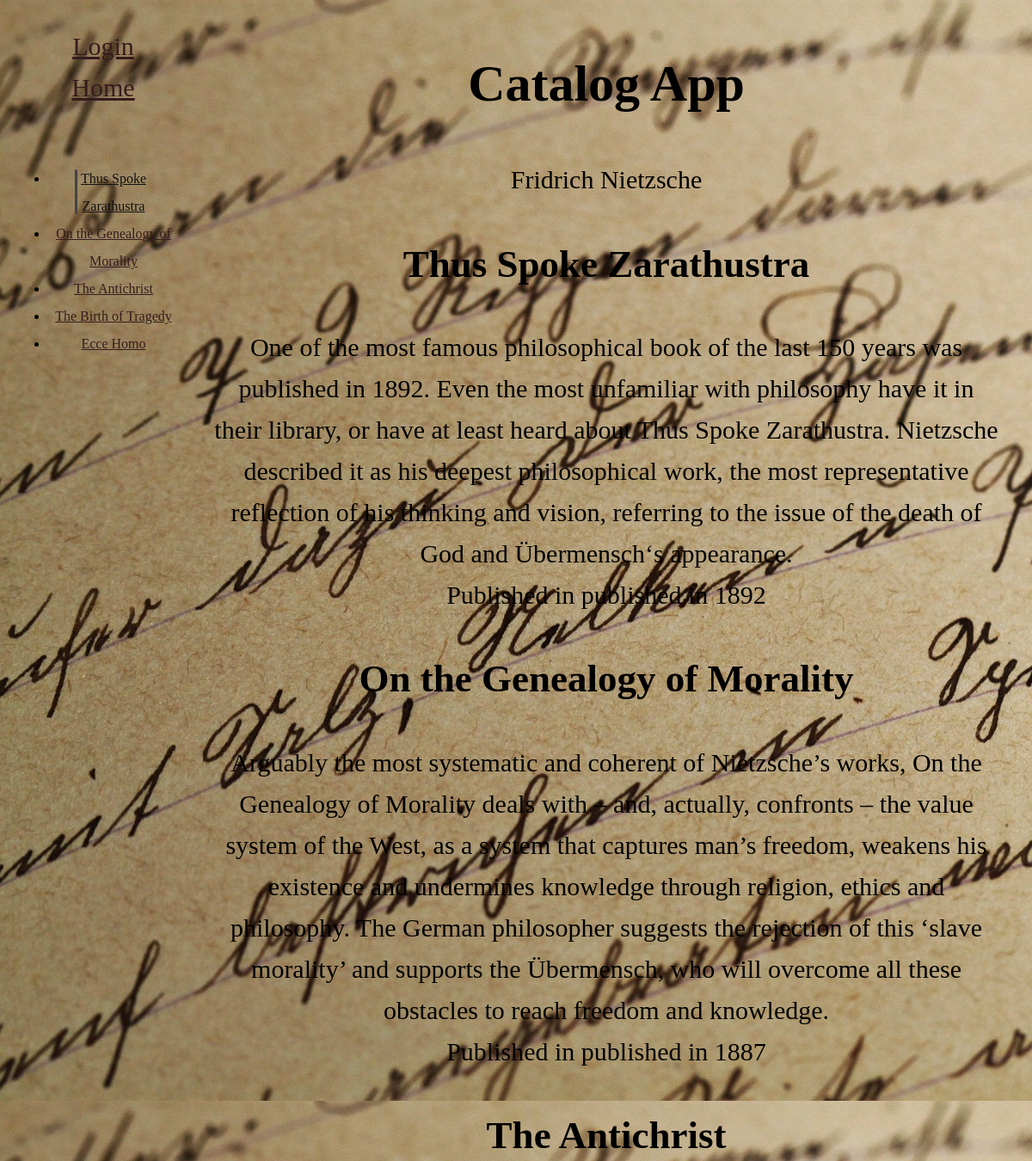
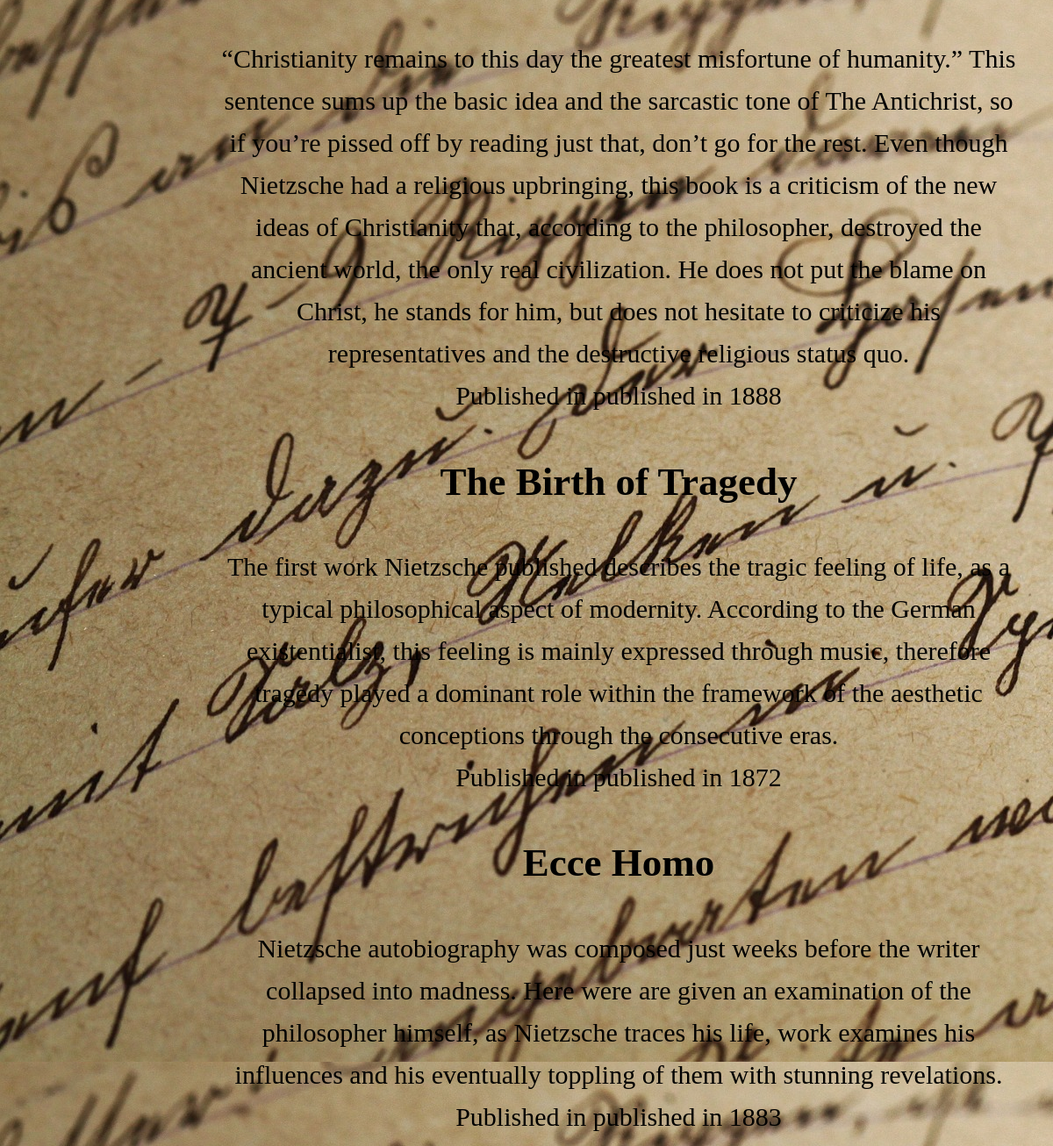
The app's page /catalog/1/item/, older data (2 pictures, top to bottom).
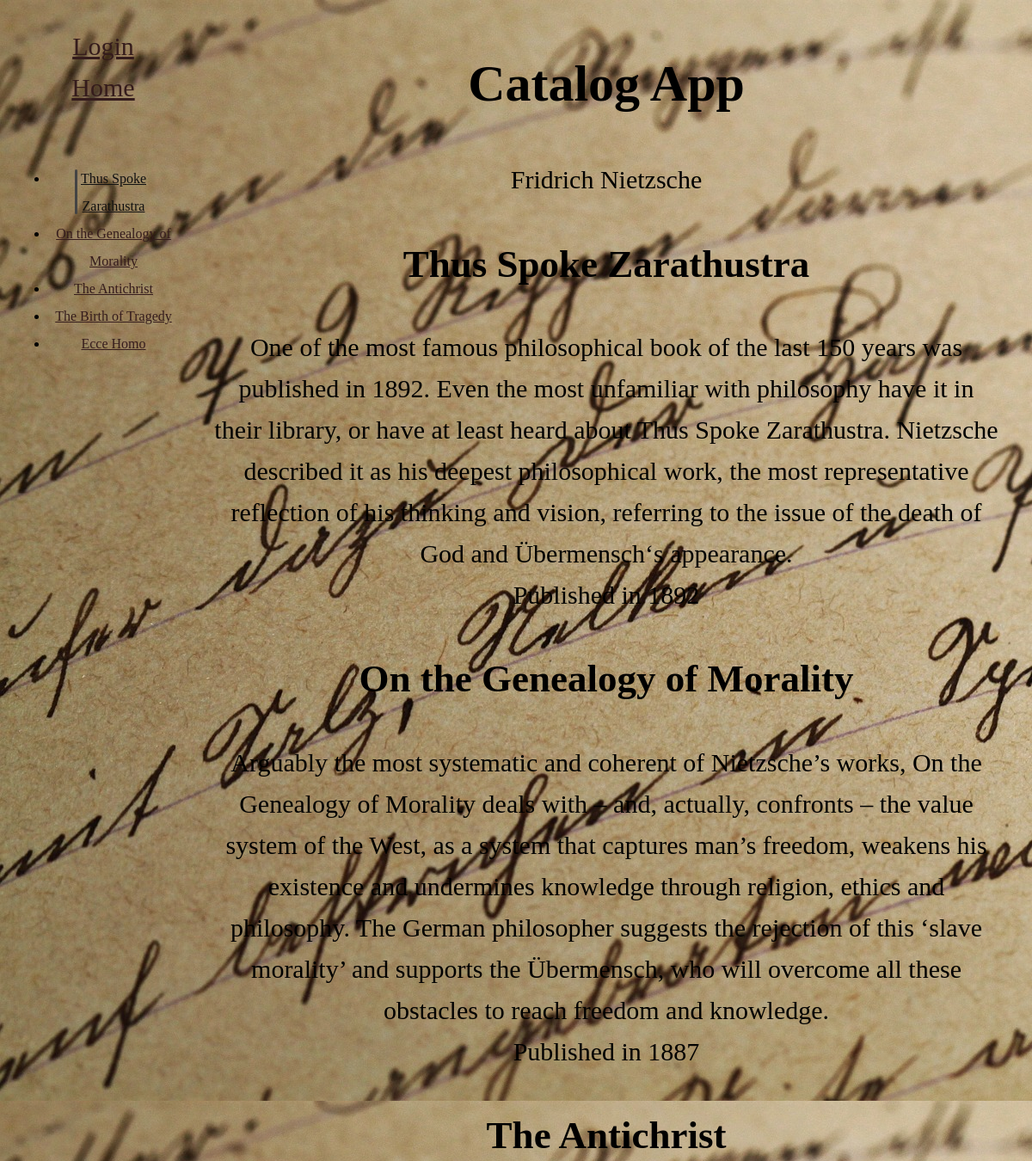
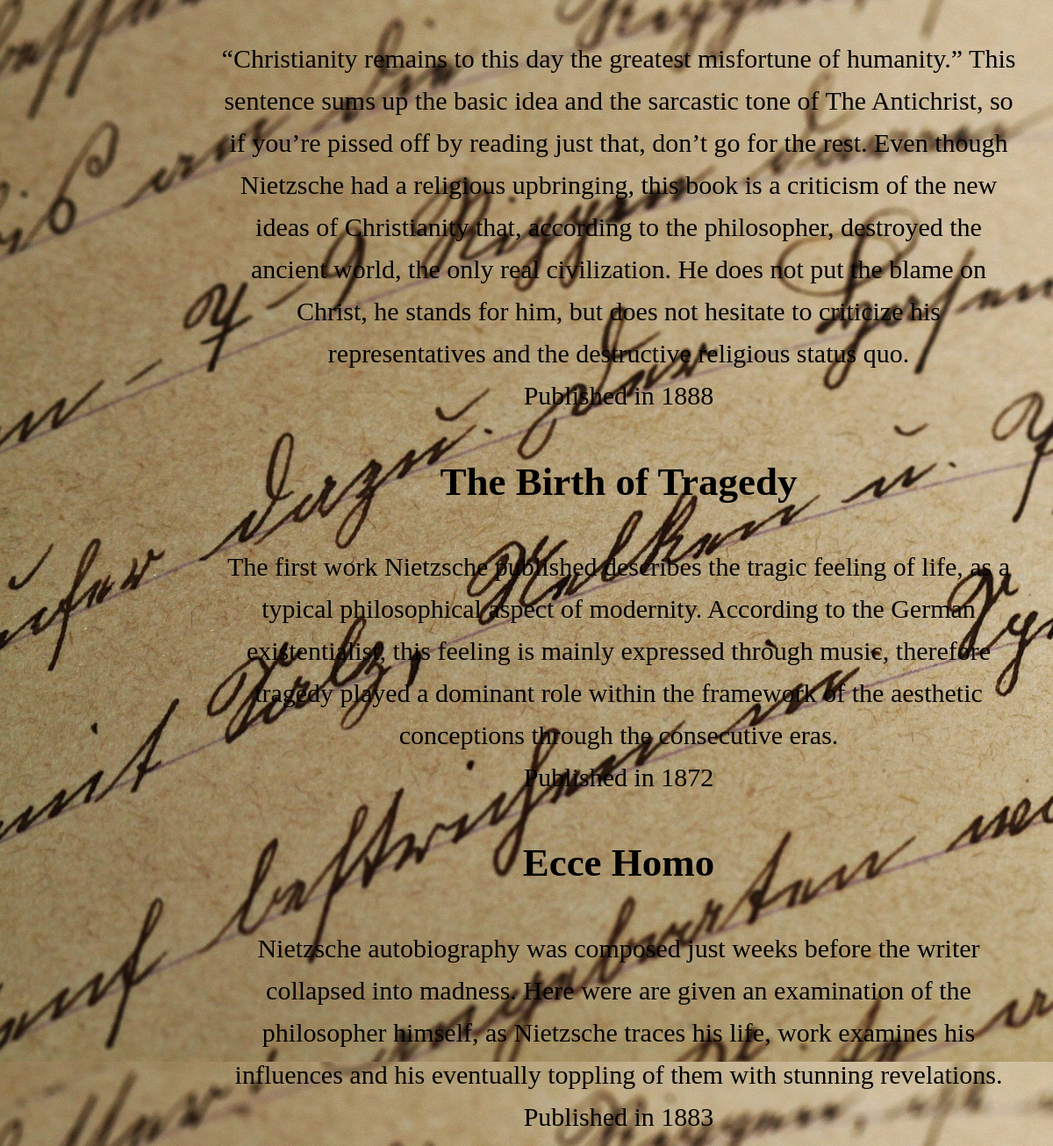
The same page, newer data (2 pictures, top to bottom).
### setupDatabase.py (models this page shows, shortened)
class Catalog(Base):
    __tablename__ = 'catalog'
    id = Column(Integer, primary_key=True)
    name = Column(String(250), nullable=False)
    user_id = Column(Integer, ForeignKey('user.id'))
    user = relationship(User)
    description = Column(String(500))

class Item(Base):
    __tablename__ = 'book_item'
    name = Column(String(80), nullable=False)
    id = Column(Integer, primary_key=True)
    description = Column(String(500))
    year = Column(String(8))
    catalog_id = Column(Integer, ForeignKey('catalog.id'))
    catalog = relationship(Catalog)
    user_id = Column(Integer, ForeignKey('user.id'))
    user = relationship(User)

### catalogApp.py (the view)
@app.route('/catalog/<int:catalog_id>/item/')
def showItem(catalog_id):
    catalog = session.query(Catalog).filter_by(id=catalog_id).one()
    items = session.query(Item).filter_by(catalog_id=catalog.id)
    return render_template('item.html', items=items,catalog=catalog, catalog_id=catalog_id)

### templates/item.html (shortened to what this page needs)
{% extends "main.html" %}
{% block content %}
{% include "header.html" %}
<div>{{catalog.name}}</div>
<nav class="toc">
	<ul>
		{% for i in items %}
		<li>
			<a href='#{{i.name}}'>{{i.name}}</a>
    	</li>
    	{% endfor %}
    </ul>
    <svg class="toc-marker" width="200" height="200" xmlns="http://www.w3.org/2000/svg">
    	<path stroke="#444" stroke-width="3" fill="transparent" stroke-dasharray="0, 0, 0, 1000" stroke-linecap="round" stroke-linejoin="round" transform="translate(-0.5, -0.5)" />
  </svg>
</nav>
<article class="content">
	{% for i in items %}
	<div id = '{{i.name}}'><h2>{{i.name}}</h2></div>
	<div>{{i.description}}</div>
	<div>Published in {{i.year}}</div>
	{% endfor %}
</div>
{% endblock %}

### templates/main.html (shortened to what this page needs)
<!DOCTYPE html>
<html lang="en">
<head>
	<link rel=stylesheet type=text/css href="{{ url_for('static', filename='css/styles.css') }}">
</head>
<body>
	<div class="container">
		{% block content %}
		{% endblock %}
</body>
</html>

### templates/header.html
<div class="appName">
	<h1>Catalog App</h1>
</div>
<div class="button loginout">
	<div>
	{%if 'username' not in session %}
	<a href="{{url_for('showLogin')}}">Login </a>
	{% else %}
	<a href="{{url_for('disconnect')}}">Logout </a>
	{% endif %}
</div>
<div>
	<a href="{{url_for('showCatalog')}}">Home</a>
</div>
</div>

### static/css/styles.css (style rules this page uses)
* { box-sizing: border-box; }
body { padding: 1px 1em 1px 8em; font-size: 30px; line-height: 1.6; color: black; text-align: center; background-image: url("/static/img/texture-1362879_1920.jpg"); }
.loginout { position: fixed; left: 0; top: 0; padding: 1em; width: 8em; }
a { color: #351c1c; }

Row changes from the older to the newer data that the page shows:
changed Item "Thus Spoke Zarathustra": year "published in 1892" → "1892"
changed Item "On the Genealogy of Morality": year "published in 1887" → "1887"
changed Item "The Antichrist": year "published in 1888" → "1888"
changed Item "The Birth of Tragedy": year "published in 1872" → "1872"
changed Item "Ecce Homo": year "published in 1883" → "1883"
